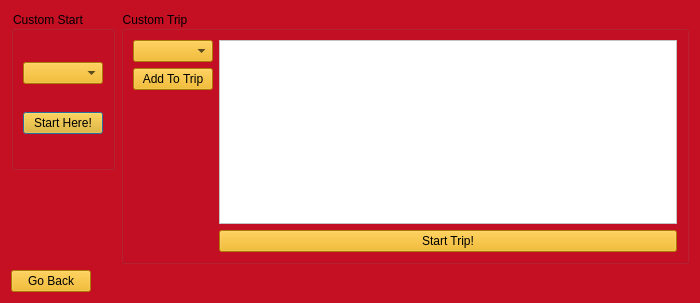
<?xml version="1.0" encoding="UTF-8"?>
<ui version="4.0">
 <class>Custom_Trip</class>
 <widget class="QDialog" name="Custom_Trip">
  <property name="geometry">
   <rect>
    <x>0</x>
    <y>0</y>
    <width>700</width>
    <height>303</height>
   </rect>
  </property>
  <property name="minimumSize">
   <size>
    <width>700</width>
    <height>303</height>
   </size>
  </property>
  <property name="maximumSize">
   <size>
    <width>700</width>
    <height>400</height>
   </size>
  </property>
  <property name="windowTitle">
   <string>Dialog</string>
  </property>
  <property name="styleSheet">
   <string notr="true">background-color: rgb(197, 15, 35);</string>
  </property>
  <layout class="QFormLayout" name="formLayout_2">
   <item row="0" column="0">
    <widget class="QGroupBox" name="groupBox">
     <property name="styleSheet">
      <string notr="true">color: rgb(0, 0, 0)</string>
     </property>
     <property name="title">
      <string>Custom Start</string>
     </property>
     <layout class="QHBoxLayout" name="horizontalLayout">
      <item>
       <layout class="QVBoxLayout" name="verticalLayout">
        <item>
         <widget class="QComboBox" name="cStart_Combo">
          <property name="styleSheet">
           <string notr="true">background-color: rgb(239, 172, 1)</string>
          </property>
         </widget>
        </item>
        <item>
         <widget class="QPushButton" name="cStart_Button">
          <property name="styleSheet">
           <string notr="true">background-color: rgb(239, 172, 1);</string>
          </property>
          <property name="text">
           <string>Start Here!</string>
          </property>
         </widget>
        </item>
       </layout>
      </item>
     </layout>
    </widget>
   </item>
   <item row="0" column="1">
    <widget class="QGroupBox" name="groupBox_2">
     <property name="title">
      <string>Custom Trip</string>
     </property>
     <layout class="QFormLayout" name="formLayout">
      <item row="0" column="0">
       <layout class="QVBoxLayout" name="verticalLayout_2">
        <item>
         <widget class="QComboBox" name="cTrip_Box">
          <property name="styleSheet">
           <string notr="true">background-color: rgb(239, 172, 1);</string>
          </property>
         </widget>
        </item>
        <item>
         <widget class="QPushButton" name="Add_cTrip_Button">
          <property name="styleSheet">
           <string notr="true">background-color: rgb(239, 172, 1);</string>
          </property>
          <property name="text">
           <string>Add To Trip</string>
          </property>
         </widget>
        </item>
       </layout>
      </item>
      <item row="0" column="1">
       <widget class="QTableView" name="cTrip_Table">
        <property name="styleSheet">
         <string notr="true">background-color: rgb(255, 255, 255);</string>
        </property>
       </widget>
      </item>
      <item row="1" column="1">
       <widget class="QPushButton" name="cTrip_Start_Button">
        <property name="styleSheet">
         <string notr="true">background-color: rgb(239, 172, 1);</string>
        </property>
        <property name="text">
         <string>Start Trip!</string>
        </property>
       </widget>
      </item>
     </layout>
    </widget>
   </item>
   <item row="1" column="0">
    <widget class="QPushButton" name="Back_Button">
     <property name="styleSheet">
      <string notr="true">background-color: rgb(239, 172, 1);</string>
     </property>
     <property name="text">
      <string>Go Back</string>
     </property>
    </widget>
   </item>
  </layout>
 </widget>
 <resources/>
 <connections/>
</ui>
